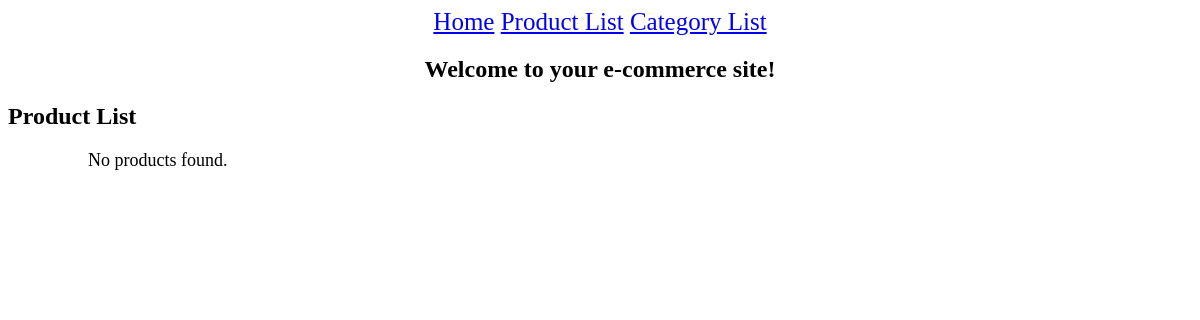
Before: /products/ with the older database file.
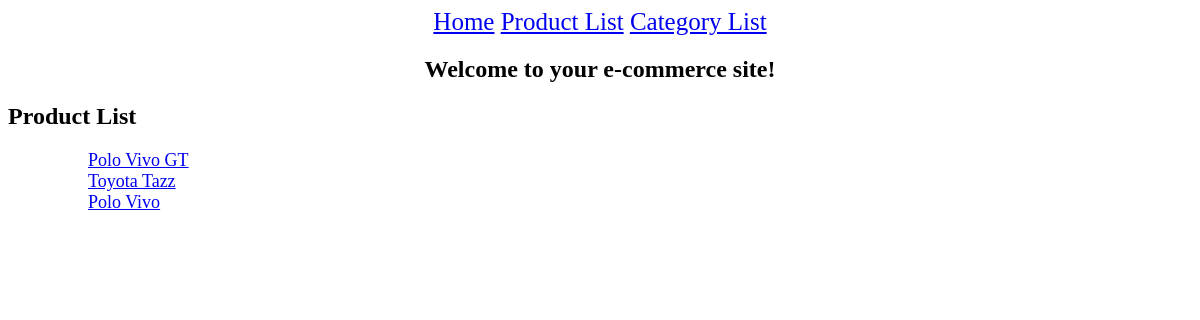
After: the same page with the newer database file.
### ecommerce/models.py (models this page shows, shortened)
class Product(models.Model):
  name = models.CharField(max_length=100)
  description = models.TextField()
  price = models.DecimalField(max_digits=8, decimal_places=2)
  category = models.ForeignKey(Category, on_delete=models.CASCADE)

### ecommerce/views.py (the view)
# urls.py: path('products/', views.product_list, name='product_list'),
def product_list(request):
  products = Product.objects.all()
  return render(request, 'product_list.html', {'products': products})

### ecommerce/templates/product_list.html
{% extends "home.html" %}
{% block p_list %}
  <h2>Product List</h2>
  <ul style="font-size: 18px;">
    {% for product in products %}
      <ul>
        <a href="{% url 'product_detail' product_id=product.id %}">
          {{ product.name }}
        </a>
      </ul>
    {% empty %}
      <ul>No products found.</ul>
    {% endfor %}
  </ul>
{% endblock %}

### ecommerce/templates/home.html (shortened to what this page needs)
<div style="text-align: center; font-size: 25px;">
  <a href="{% url 'home' %}">Home</a>
  <a href="{% url 'product_list' %}">Product List</a>
  <a href="{% url 'category_list' %}">Category List</a>
</div>
<div style="text-align: center;">
  <h2>Welcome to your e-commerce site!</h2>
</div>
{% block p_list %}
{% endblock %}

Changed rows visible on the page:
added Product: name "Polo Vivo GT"
added Product: name "Toyota Tazz"
added Product: name "Polo Vivo"
Other visible differences:
text no longer shown: "No products found."
